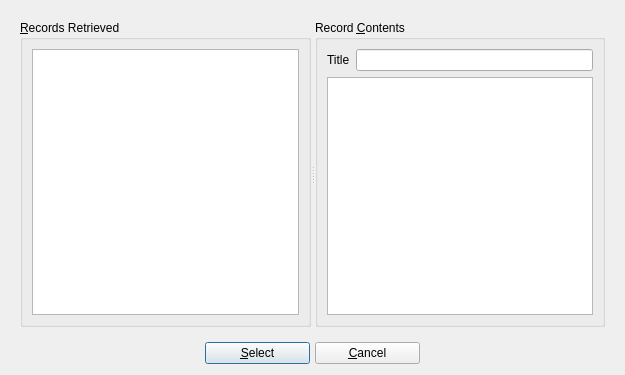
<?xml version="1.0" encoding="UTF-8"?>
<ui version="4.0">
 <class>sruResultsDialog</class>
 <widget class="QDialog" name="sruResultsDialog">
  <property name="geometry">
   <rect>
    <x>0</x>
    <y>0</y>
    <width>625</width>
    <height>375</height>
   </rect>
  </property>
  <property name="windowTitle">
   <string>BiblioteQ: SRU Query Results</string>
  </property>
  <property name="windowIcon">
   <iconset>
    <normaloff>icons.d/book.png</normaloff>icons.d/book.png</iconset>
  </property>
  <layout class="QVBoxLayout">
   <item>
    <widget class="QFrame" name="frame">
     <layout class="QVBoxLayout">
      <item>
       <widget class="QSplitter" name="splitter">
        <property name="orientation">
         <enum>Qt::Horizontal</enum>
        </property>
        <property name="childrenCollapsible">
         <bool>false</bool>
        </property>
        <widget class="QGroupBox" name="recRet">
         <property name="title">
          <string>&amp;Records Retrieved</string>
         </property>
         <layout class="QVBoxLayout">
          <item>
           <widget class="QListWidget" name="list"/>
          </item>
         </layout>
        </widget>
        <widget class="QGroupBox" name="recCont">
         <property name="title">
          <string>Record &amp;Contents</string>
         </property>
         <layout class="QVBoxLayout">
          <item>
           <layout class="QHBoxLayout" name="horizontalLayout">
            <item>
             <widget class="QLabel" name="label">
              <property name="text">
               <string>Title</string>
              </property>
             </widget>
            </item>
            <item>
             <widget class="QLineEdit" name="title"/>
            </item>
           </layout>
          </item>
          <item>
           <widget class="QTextEdit" name="textarea">
            <property name="tabChangesFocus">
             <bool>true</bool>
            </property>
            <property name="readOnly">
             <bool>true</bool>
            </property>
           </widget>
          </item>
         </layout>
        </widget>
       </widget>
      </item>
     </layout>
    </widget>
   </item>
   <item>
    <layout class="QHBoxLayout">
     <property name="spacing">
      <number>5</number>
     </property>
     <item>
      <spacer>
       <property name="orientation">
        <enum>Qt::Horizontal</enum>
       </property>
       <property name="sizeHint" stdset="0">
        <size>
         <width>39</width>
         <height>20</height>
        </size>
       </property>
      </spacer>
     </item>
     <item>
      <widget class="QPushButton" name="okButton">
       <property name="minimumSize">
        <size>
         <width>105</width>
         <height>0</height>
        </size>
       </property>
       <property name="text">
        <string>&amp;Select</string>
       </property>
       <property name="icon">
        <iconset>
         <normaloff>icons.d/16x16/ok.png</normaloff>icons.d/16x16/ok.png</iconset>
       </property>
      </widget>
     </item>
     <item>
      <widget class="QPushButton" name="cancelButton">
       <property name="minimumSize">
        <size>
         <width>105</width>
         <height>0</height>
        </size>
       </property>
       <property name="text">
        <string>&amp;Cancel</string>
       </property>
       <property name="icon">
        <iconset>
         <normaloff>icons.d/16x16/cancel.png</normaloff>icons.d/16x16/cancel.png</iconset>
       </property>
      </widget>
     </item>
     <item>
      <spacer>
       <property name="orientation">
        <enum>Qt::Horizontal</enum>
       </property>
       <property name="sizeHint" stdset="0">
        <size>
         <width>40</width>
         <height>20</height>
        </size>
       </property>
      </spacer>
     </item>
    </layout>
   </item>
  </layout>
 </widget>
 <tabstops>
  <tabstop>list</tabstop>
  <tabstop>title</tabstop>
  <tabstop>textarea</tabstop>
  <tabstop>okButton</tabstop>
  <tabstop>cancelButton</tabstop>
 </tabstops>
 <resources/>
 <connections/>
</ui>
